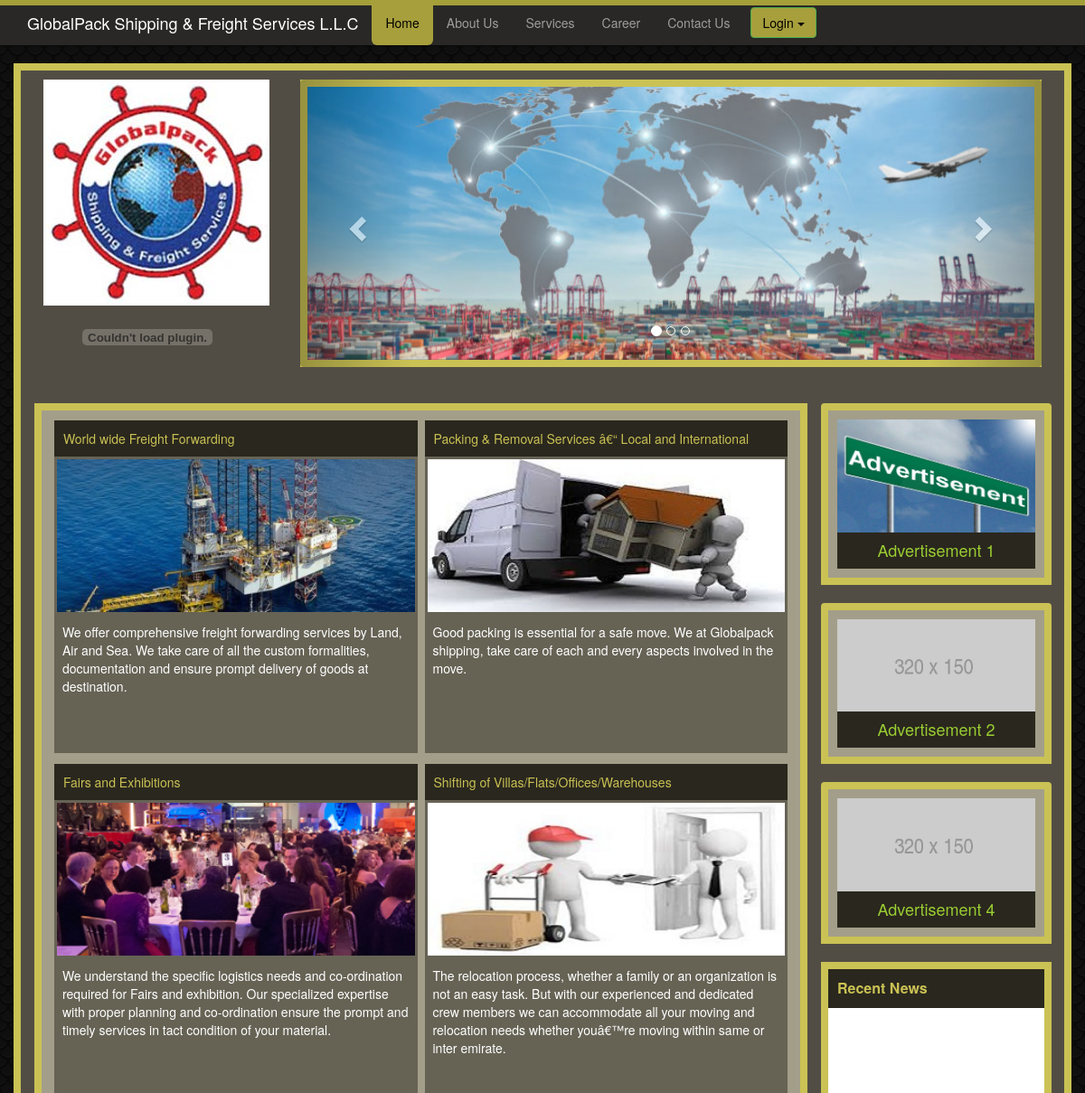
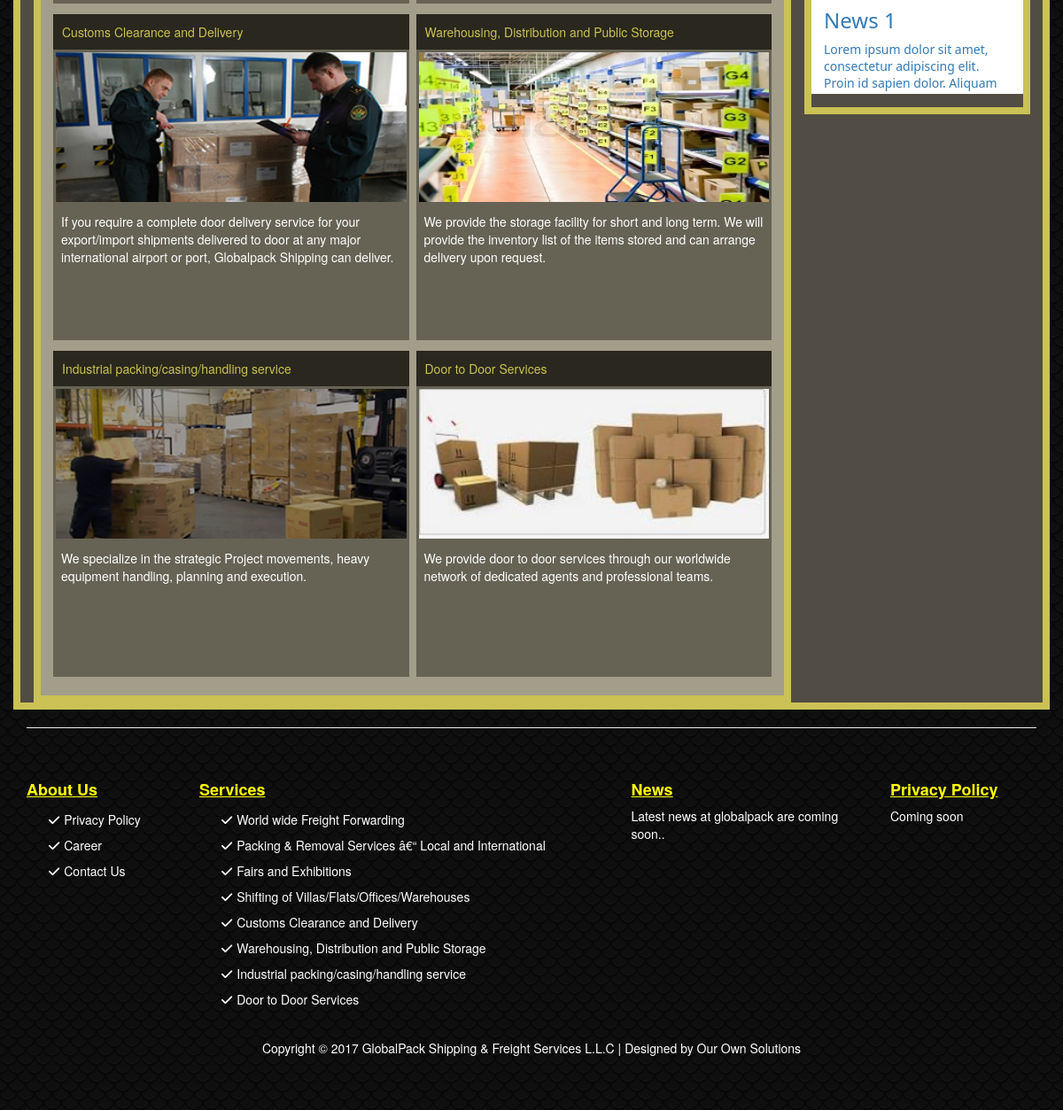
The page / on the database its author committed (2 pictures, top to bottom).
### tables this page shows
CREATE TABLE IF NOT EXISTS `pages` (
  `PageID` int(11) NOT NULL AUTO_INCREMENT,
  `PageTitle` varchar(300) NOT NULL,
  `PageImage` varchar(200) DEFAULT 'noimage.png',
  `PageShortDescription` varchar(500) NOT NULL,
  `PageDescription` text NOT NULL,
  `PageSlug` varchar(300) NOT NULL,
  `ShowInHeaderMenu` tinyint(4) NOT NULL DEFAULT '0',
  `ShowInFooterMenu` tinyint(4) NOT NULL DEFAULT '0',
  `ShowInSideMenu` tinyint(4) NOT NULL DEFAULT '0',
  `SEOTitle` varchar(300) NOT NULL,
  `MetaKeywords` varchar(500) NOT NULL,
  `MetaDescription` varchar(500) NOT NULL,
  `Position` int(11) NOT NULL DEFAULT '0',
  `Status` tinyint(4) NOT NULL DEFAULT '1',
  `Deleted` tinyint(4) NOT NULL DEFAULT '0',
  PRIMARY KEY (`PageID`)
);

CREATE TABLE IF NOT EXISTS `banners` (
  `BannerID` int(11) NOT NULL AUTO_INCREMENT,
  `BannerText` varchar(300) NOT NULL,
  `BannerImage` varchar(300) NOT NULL,
  `BannerType` tinyint(4) NOT NULL DEFAULT '1',
  `Status` tinyint(4) NOT NULL DEFAULT '1',
  `Deleted` tinyint(4) NOT NULL DEFAULT '0',
  PRIMARY KEY (`BannerID`)
);

CREATE TABLE IF NOT EXISTS `service` (
  `ServiceID` int(11) NOT NULL AUTO_INCREMENT,
  `ServiceText` varchar(300) NOT NULL,
  `ServiceImage` varchar(500) NOT NULL,
  `ServiceShortDescription` varchar(500) NOT NULL,
  `ServiceDescription` text,
  `ServiceType` tinyint(4) NOT NULL DEFAULT '1',
  `Status` tinyint(4) NOT NULL DEFAULT '1',
  `Deleted` tinyint(4) NOT NULL DEFAULT '0',
  PRIMARY KEY (`ServiceID`)
);

CREATE TABLE IF NOT EXISTS `advertisement` (
  `AdvertisementID` int(11) NOT NULL AUTO_INCREMENT,
  `AdvertisementText` varchar(300) NOT NULL,
  `AdvertisementImage` varchar(500) NOT NULL,
  `AdvertisementShortDescription` varchar(500) NOT NULL,
  `AdvertisementDescription` text,
  `AdvertisementType` tinyint(4) NOT NULL DEFAULT '1',
  `Status` tinyint(4) NOT NULL DEFAULT '1',
  `Deleted` tinyint(4) NOT NULL DEFAULT '0',
  PRIMARY KEY (`AdvertisementID`)
);

CREATE TABLE IF NOT EXISTS `news` (
  `NewsID` int(11) NOT NULL AUTO_INCREMENT,
  `NewsText` varchar(300) NOT NULL,
  `NewsImage` varchar(500) NOT NULL,
  `NewsShortDescription` varchar(500) NOT NULL,
  `NewsDescription` text,
  `NewsType` tinyint(4) NOT NULL DEFAULT '1',
  `Status` tinyint(4) NOT NULL DEFAULT '1',
  `Deleted` tinyint(4) NOT NULL DEFAULT '0',
  PRIMARY KEY (`NewsID`)
);

### adminpanel/includes/templates.php (the view, shortened to what this page needs)
<?php
function fnFrontMenu(){
    $html='    <nav class="navbar navbar-inverse navbar-fixed-top" role="navigation">
        <div class="container">
            <div class="navbar-header">
                <button type="button" class="navbar-toggle" data-toggle="collapse" data-target="#bs-example-navbar-collapse-1">
                    <span class="sr-only">Toggle navigation</span>
                    <span class="icon-bar"></span>
                    <span class="icon-bar"></span>
                    <span class="icon-bar"></span>
                </button>
                <a class="navbar-brand" href="#">'.$_SESSION["CompanyName"].'</a>
            </div>
            <div class="collapse navbar-collapse" id="bs-example-navbar-collapse-1">
                <ul class="nav navbar-nav">
                    '.fnHeaderMenu().'
                </ul>
            </div>
        </div>
    </nav>';
    return $html;
}
function fnlogoBanner(){
    $html ='<div class="row" style="padding:10px">
            <div class="col-md-3">
                <a href="/" title="'.$_SESSION["CompanyName"].'">';
                               $ext = pathinfo("images/".$_SESSION["Logo"], PATHINFO_EXTENSION);
                                    if($ext=="swf"){
                                    $html =$html.'<embed src="images/'.$_SESSION["Logo"].'"
                    alt="'.$_SESSION["CompanyName"].'" />';
                                    }
                                    else{
                                    $html =$html.'<img class="img-responsive" src="images/'.$_SESSION["Logo"].'"
                    alt="'.$_SESSION["CompanyName"].'" />';
                                    }
    $html =$html.'
                </a>';
 $html =$html.'
                            <a href="/" title="'.$_SESSION["CompanyName"].'">';
                               $ext = pathinfo("images/".$_SESSION["Caption"], PATHINFO_EXTENSION);
                                    if($ext=="swf"){
                                    $html =$html.'<br><embed src="images/'.$_SESSION["Caption"].'"  height="30px"
                                    width="230px"
                    alt="'.$_SESSION["CompanyName"].'" />';
                                    }
                                    else{
                                    $html =$html.'<img class="img-responsive" src="images/'.$_SESSION["Caption"].'"
                    alt="'.$_SESSION["CompanyName"].'" />';
                                    }
    $html =$html.'
                </a>';
       $html =$html.'           </div>
            <div class="col-md-9">
                <div class="row carousel-holder">
                    <div class="col-md-12">
                        <div id="carousel-example-generic" class="carousel slide" data-ride="carousel">
                            <ol class="carousel-indicators">
                                <li data-target="#carousel-example-generic" data-slide-to="0" class="active"></li>
                                <li data-target="#carousel-example-generic" data-slide-to="1"></li>
                                <li data-target="#carousel-example-generic" data-slide-to="2"></li>
                            </ol>
                            <div class="carousel-inner">';
                                $sql = "select * from banners where deleted=0";
                                $res=mysql_query($sql);
                                $cnt=0;
                                while($obj = mysql_fetch_object($res)){
                                    $active ="";
                                    if($cnt==0){
                                        $active="active";
                                        $cnt++;
                                    }
                                    $ext = pathinfo("images/banners/".$obj->BannerImage, PATHINFO_EXTENSION);
                                    if($ext=="swf"){
                                    $html =$html.'<div class="item '.$active.'">
                                        <embed width="800" height="300" class="slide-image" src="images/banners/'.$obj->BannerImage.'" alt="">
                                    </div>';
                                    }
                                    else{
                                    $html =$html.'<div class="item '.$active.'">
                                        <img class="slide-image" src="images/banners/'.$obj->BannerImage.'" alt="">
                                    </div>';
                                    }
                                }
                    $html =$html.'
                            </div>
                            <a class="left carousel-control" href="#carousel-example-generic" data-slide="prev">
                                <span class="glyphicon glyphicon-chevron-left"></span>
                            </a>
                            <a class="right carousel-control" href="#carousel-example-generic" data-slide="next">
                                <span class="glyphicon glyphicon-chevron-right"></span>
                            </a>
                        </div>
                    </div>
                </div>
            </div>
        </div>';
    return $html;
}
function fnNews(){
    $sql = "select * from news where deleted=0";
    $res=mysql_query($sql);
    $html ='<div id="recent-news">Recent News</div><div class="microsoft newscontainer">
                <div class="marquee">';
    while($obj = mysql_fetch_object($res)){
         $html =$html."<a class='pull-right' href='pages.php?mode=news&Id=".$obj->NewsID."'><div class='news'><h3>".$obj->NewsText."</h3>";
         $html =$html."<p>".$obj->NewsShortDescription."</p>";
         $html =$html."Read More</div></a>";
    }
   $html =$html.'</div>
        </div>';
    return $html;
}
function fnAdvertisement($inner = false){
    $sql = "select * from advertisement where deleted=0";
    $res=mysql_query($sql);
    $html ='<div class="row"><div class="col-md-12" id="advertisement">';
    while($obj = mysql_fetch_object($res)){
        $AdvertisementImage = explode(",",$obj->AdvertisementImage);
        $html =$html.'
                            <div class="thumbnail">
                            <a href="pages.php?mode=advertisement&Id='.$obj->AdvertisementID.'">';
                                    $ext = pathinfo("images/advertisement/".$AdvertisementImage[0], PATHINFO_EXTENSION);
                                    if($ext=="swf"){
                                    $html =$html.'<emebed width="320" height="150" src="images/advertisement/'.$AdvertisementImage[0].'" alt="'.$obj->AdvertisementText.'" />  ';
                                    }
                                    else{
                                    $html =$html.'<img width="320" height="150" src="images/advertisement/'.$AdvertisementImage[0].'" alt="'.$obj->AdvertisementText.'" />  ';
                                    }
                $html =$html.'
                                    <h4 class="ad-title">'.$obj->AdvertisementText.'
                                    </h4>
                                    </a>
                            </div>
                       ';
    }
   $html =$html.'</div></div>';
    return $html;
}
function fnService(){
    $sql = "select * from service where deleted=0";
    $res=mysql_query($sql);
    $html ='<div class="col-md-12" id="service">';
    while($obj = mysql_fetch_object($res)){
        $ServiceImage = explode(",",$obj->ServiceImage);
        $html =$html.'    <div class="col-sm-6 col-lg-6 col-md-6">
        <div class="column">
                            <div class="service"><a href="pages.php?mode=service&Id='.$obj->ServiceID.'">'.$obj->ServiceText.'</a></div>
                            <div class="thumbnail">
                                <img src="images/service/'.$ServiceImage[0].'" alt="'.$obj->ServiceText.'" />
                                <div class="caption">
                                    <p>'.$obj->ServiceShortDescription.'</p>
                                </div>
                            </div>
                            </div>
                        </div>';
    }
   $html =$html.'</div>';
    return $html;
}
function fnPage($PageSlug){
    $sql = "select * from pages where Deleted=0 and PageSlug='".$PageSlug."'";
    $res=mysql_query($sql);
    $obj = mysql_fetch_object($res);
    return $obj;
}
function fnFooterMenu(){
    $sql = "select * from pages where deleted=0 and ShowInFooterMenu=1";
    $res=mysql_query($sql);
    $html ='<ul>';
    while($obj = mysql_fetch_object($res)){
        $html =$html.'<li><a href="page.php?PageSlug='.$obj->PageSlug.'">'.$obj->PageTitle.'</a></li>';
    }
   $html =$html.'</ul>';
    return $html;
}
function fnHeaderMenu(){
    $sql = "select * from pages where deleted=0 and ShowInHeaderMenu=1";
    $res=mysql_query($sql);
    $html="";
    while($obj = mysql_fetch_object($res)){
        if($_REQUEST["PageSlug"]==$obj->PageSlug || ($_REQUEST["PageSlug"]=="" && $obj->PageSlug=="home")){
            $html =$html.'<li><a class="active" href="page.php?PageSlug='.$obj->PageSlug.'">'.$obj->PageTitle.'</a></li>';
        }
        else{
            $html =$html.'<li><a href="page.php?PageSlug='.$obj->PageSlug.'">'.$obj->PageTitle.'</a></li>';
        }
    }
    $html =$html.'<li>  <div id="login" class="dropdown">
    <button class="btn btn-success dropdown-toggle" type="button" data-toggle="dropdown">Login
    <span class="caret"></span></button>
    <ul class="dropdown-menu">
      <li><a target="_blank" href="'.$_SESSION["AdminUrl"].'">Global Pack</a></li>
      <li><a target="_blank" href="'.$_SESSION["WMSUrl"].'">WMS</a></li>
    </ul>
  </div></li>';
    return $html;
}
function fnServicesMenu(){
    $sql = "select * from service where deleted=0";
    $res=mysql_query($sql);
    $html ='<ul>';
    while($obj = mysql_fetch_object($res)){
        $html =$html.'<li><a href="pages.php?mode=service&Id='.$obj->ServiceID.'">'.$obj->ServiceText.'</a></li>';
    }
   $html =$html.'</ul>';
    return $html;
}
function fnFrontFooter(){
    ?>
            <footer>
            <div class="row">
                <div class="col-lg-2">
                    <h4>About Us</h4>
                    <div><?php echo fnFooterMenu(); ?></div>
                </div>
                <div class="col-lg-5">
                    <h4>Services</h4>
                    <div><?php echo fnServicesMenu(); ?></div>
                </div>
                <div class="col-lg-3">
                    <?php $page= fnPage('news'); ?>
                    <h4><?php echo $page->PageTitle; ?></h4>
                    <div><?php echo $page->PageShortDescription; ?></div>
                </div>
                <div class="col-lg-2">
                    <?php $page= fnPage('privacy-policy'); ?>
                    <h4><?php echo $page->PageTitle; ?></h4>
                    <div><?php echo $page->PageShortDescription; ?></div>
                </div>
                <div class="col-lg-12">
                    <br>
                    <p class="text-center">Copyright &copy; 2017 <?php echo $_SESSION["CompanyName"]; ?> | Designed by Our Own Solutions</p>
                </div>
            </div>
        </footer>
    <?php
}
?>

### rows shown on the page
pages: PageTitle "Home"
pages: PageTitle "About Us"
pages: PageTitle "Services"
pages: PageTitle "Career"
pages: PageTitle "Contact Us"
banners: BannerImage (picture)
service: ServiceText "World wide Freight Forwarding", ServiceImage (picture), ServiceShortDescription "We offer comprehensive freight forwarding services by Land, Air and Sea. We take care of all the custom formalities, documentation and ensure prompt delivery of goods at destination."
service: ServiceText "Packing & Removal Services â€“ Local and International", ServiceImage (picture), ServiceShortDescription "Good packing is essential for a safe move. We at Globalpack shipping, take care of each and every aspects involved in the move."
service: ServiceText "Fairs and Exhibitions", ServiceImage (picture), ServiceShortDescription "We understand the specific logistics needs and co-ordination required for Fairs and exhibition. Our specialized expertise with proper planning and co-ordination ensure the prompt and timely services in tact condition of your material."
service: ServiceText "Shifting of Villas/Flats/Offices/Warehouses", ServiceImage (picture), ServiceShortDescription "The relocation process, whether a family or an organization is not an easy task. But with our experienced and dedicated crew members we can accommodate all your moving and relocation needs whether youâ€™re moving within same or inter emirate."
service: ServiceText "Customs Clearance and Delivery", ServiceImage (picture), ServiceShortDescription "If you require a complete door delivery service for your export/import shipments delivered to door at any major international airport or port, Globalpack Shipping can deliver."
service: ServiceText "Warehousing, Distribution and Public Storage", ServiceImage (picture), ServiceShortDescription "We provide the storage facility for short and long term. We will provide the inventory list of the items stored and can arrange delivery upon request."
service: ServiceText "Industrial packing/casing/handling service", ServiceImage (picture), ServiceShortDescription "We specialize in the strategic Project movements, heavy equipment handling, planning and execution."
service: ServiceText "Door to Door Services", ServiceImage (picture), ServiceShortDescription "We provide door to door services through our worldwide network of dedicated agents and professional teams."
advertisement: AdvertisementImage (picture), AdvertisementText "Advertisement 1"
advertisement: AdvertisementImage (picture), AdvertisementText "Advertisement 2"
advertisement: AdvertisementImage (picture), AdvertisementText "Advertisement 4"
news: NewsText "News 1", NewsShortDescription "Lorem ipsum dolor sit amet, consectetur adipiscing elit. Proin id sapien dolor. Aliquam…"
pages: PageTitle "Privacy Policy", PageShortDescription "Coming soon"
pages: PageTitle "News", PageShortDescription "Latest news at globalpack are coming soon.."

### other values the page prints
$_SESSION["CompanyName"] "GlobalPack Shipping & Freight Services L.L.C"
